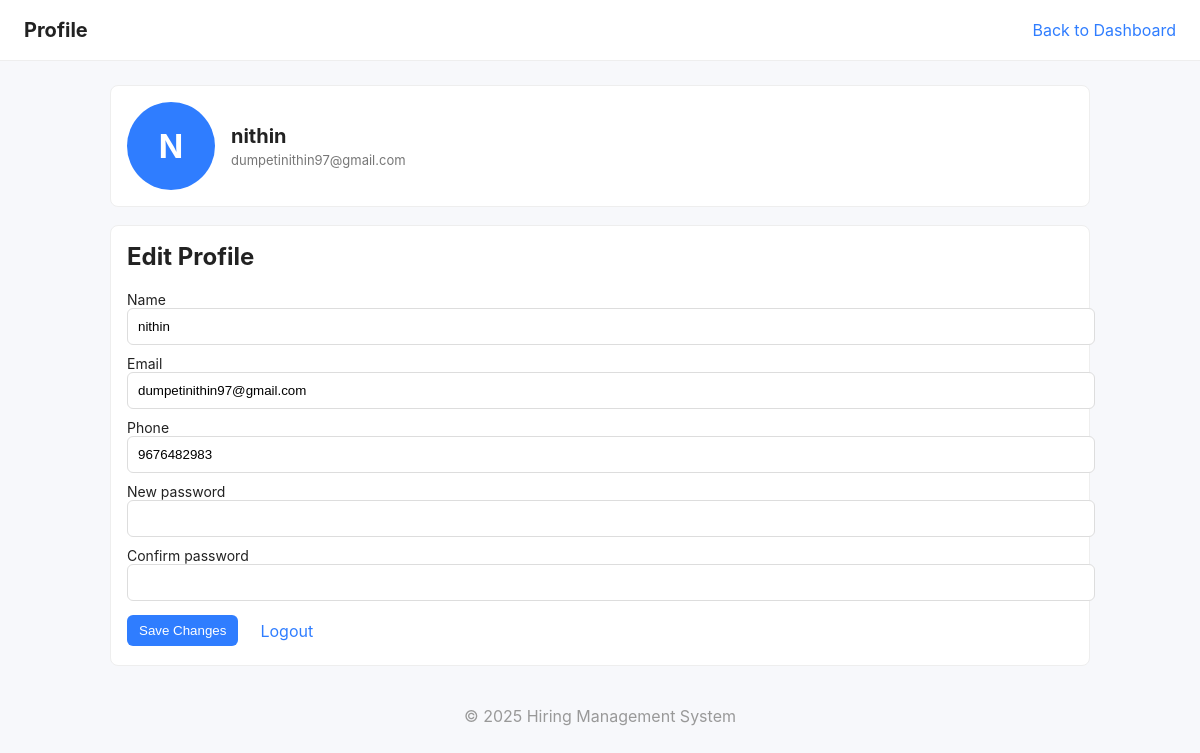
/profile/ (signed in), run on the app's committed database.
### myapp/models.py (models this page shows)
class signup(models.Model):
    ROLE_CHOICES = [
        ('Candidate', 'Candidate'),
        ('HR', 'HR'),
    ]
    username = models.CharField(max_length=100)
    email = models.EmailField(unique=True)
    phone_number = models.CharField(max_length=10)
    password = models.CharField(max_length=100)
    confirm_password = models.CharField(max_length=100)
    role = models.CharField(max_length=20, choices=ROLE_CHOICES, default='Candidate')

### myapp/views.py (the view, shortened to what this page needs)
# urls.py: path('profile/', profile, name='profile'),
def profile(request):
    user_obj = None
    user_id = request.session.get('user_id')
    if user_id:
        try:
            user_obj = SignupModel.objects.get(id=user_id)
        except SignupModel.DoesNotExist:
            user_obj = None
    context = {
        'name': user_obj.username if user_obj else 'Admin',
        'email': user_obj.email if user_obj else 'admin@example.com',
        'user': user_obj,
        'applicants_count': Applicant.objects.count(),
        'interviews_count': Interview.objects.count(),
        'selected_count': Applicant.objects.filter(status='Selected').count(),
        'recent_applicants': Applicant.objects.all().order_by('-created_at')[:5],
        'recent_interviews': Interview.objects.select_related('applicant').all().order_by('-interview_date','-interview_time')[:5],
    }
    name_for_initials = (user_obj.username if user_obj else 'Admin')
    parts = [p for p in name_for_initials.split() if p]
    if len(parts) == 0:
        initials = ''
    elif len(parts) == 1:
        initials = parts[0][0]
    else:
        initials = parts[0][0] + parts[1][0]
    initials = initials.upper()
    context['initials'] = initials
    return render(request, 'profile.html', context)

### myapp/templates/profile.html (shortened to what this page needs)
{% load static %}
<!DOCTYPE html>
<html lang="en">
<head>
  <link rel="stylesheet" href="{% static 'colour/profile.css' %}">
</head>
<body>
  <header class="topbar">
    <h1>Profile</h1>
    <a class="back" href="{% url 'dashboard' %}">Back to Dashboard</a>
  </header>
  <main class="container">
    <section class="profile-card">
      <div class="avatar">{{ initials }}</div>
      <div class="profile-info">
        <h2>{{ name }}</h2>
        <p class="muted">{{ email }}</p>
      </div>
    </section>
    <section class="edit-form">
      <h2>Edit Profile</h2>
      <form method="post" action="{% url 'profile' %}">
        <label>
          Name
          <input type="text" name="username" value="{{ name }}" required>
        </label>
        <label>
          Email
          <input type="email" name="email" value="{{ email }}" required>
        </label>
        <label>
          Phone
          <input type="text" name="phone_number" value="{{ user.phone_number  }}">
        </label>
        <label>
          New password
          <input type="password" name="password" autocomplete="new-password">
        </label>
        <label>
          Confirm password
          <input type="password" name="confirm_password" autocomplete="new-password">
        </label>
        <div class="form-actions">
          <button type="submit" class="btn primary">Save Changes</button>
          <a class="btn link" href="{% url 'logout' %}">Logout</a>
        </div>
      </form>
    </section>
  </main>
  <footer class="footer">© 2025 Hiring Management System</footer>
</body>
</html>

### myapp/static/colour/profile.css (style rules this page uses)
:root { --accent:#2f7dff;--muted:#777;--bg:#fff }
body { font-family:Inter,Segoe UI,Arial,sans-serif;background:#f7f8fb;color:#222;margin:0 }
.topbar { display:flex;justify-content:space-between;align-items:center;padding:18px 24px;background:#fff;border-bottom:1px solid #eee }
.topbar h1 { margin:0;font-size:20px }
.topbar .back { color:var(--accent);text-decoration:none }
.container { max-width:980px;margin:24px auto;padding:0 16px }
.profile-card { display:flex;align-items:center;gap:16px;background:#fff;padding:16px;border-radius:8px;border:1px solid #eee }
.avatar { width:88px;height:88px;border-radius:50%;background:var(--accent);color:#fff;display:flex;align-items:center;justify-content:center;font-size:32px;font-weight:700 }
.profile-info h2 { margin:0;font-size:20px }
.profile-info .muted { margin:4px 0 0;color:var(--muted);font-size:13px }
.edit-form { margin-top:18px;background:#fff;padding:16px;border-radius:8px;border:1px solid #eee }
.edit-form h2 { margin-top:0 }
.edit-form label { display:block;margin:10px 0;font-size:14px }
.edit-form input[type="text"], .edit-form input[type="email"], .edit-form input[type="password"] { width:100%;padding:10px;border:1px solid #ddd;border-radius:6px;background:#fff }
.form-actions { margin-top:12px;display:flex;gap:10px;align-items:center }
.btn { display:inline-block;padding:8px 12px;border-radius:6px;text-decoration:none }
.btn.primary { background:var(--accent);color:#fff;border:none }
.btn.link { background:transparent;color:var(--accent);border:none }
.footer { text-align:center;padding:16px;color:#999 }

### data on the page
signup: username "nithin", email "dumpetinithin97@gmail.com", phone_number "9676482983"

### other printed values
{{ initials }} "N"
